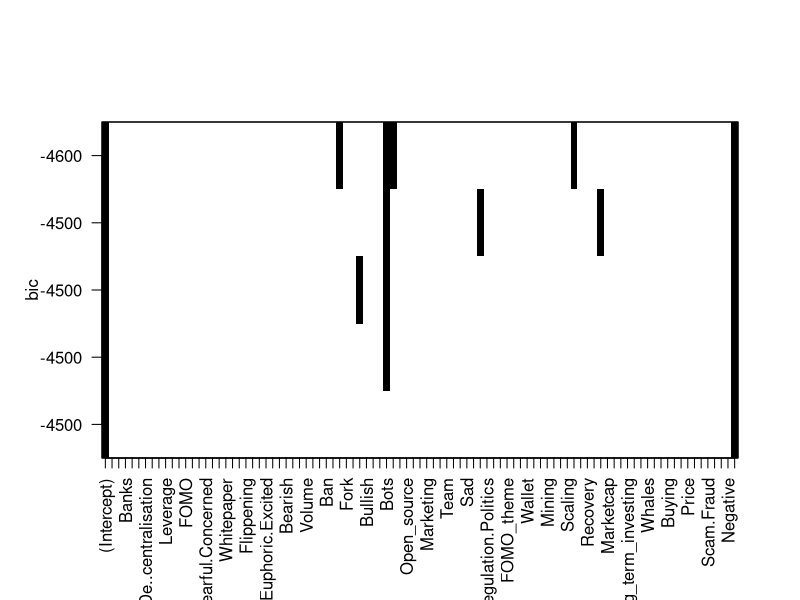

The R script that drew this image:
## ---- chunk 1
library(leaps)
library(dplyr)
## ---- chunk 2
dat = read.csv("../augmento_BTC_24h.csv", stringsAsFactors = TRUE)
dat = dat %>% mutate(Momentum = lag(BTC_Price, default=0))
## ---- chunk 3
leaps <- regsubsets(x = dat[,4:97], y = dat$BTC_Price, nbest = 1, nvmax = 5, really.big = TRUE)
## ---- chunk 4
#plot(leaps, scale = "r2")
plot(leaps, scale = "bic", col = "black")
